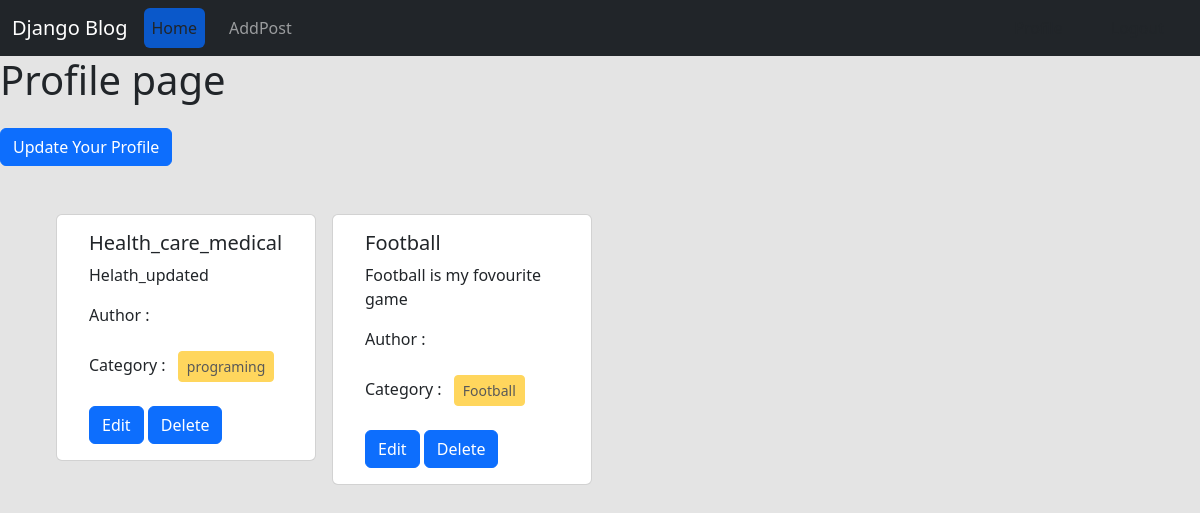
The page /author/profile/ (signed in) on the database its author committed.
### posts/models.py (models this page shows, shortened)
class Post(models.Model):
    title = models.CharField(max_length=50)
    content = models.TextField()
    category = models.ManyToManyField(Category)
    author = models.ForeignKey(User, on_delete=models.CASCADE) #one to many relationship

### catagories/models.py (models this page shows, shortened)
class Category(models.Model):
    name = models.CharField(max_length=100)
    slug = models.SlugField(max_length=100, unique=True, null=True, blank=True)

### author/views.py (the view)
# urls.py: path('profile/', views.profile, name = 'profile'),
@login_required
def profile(request):
    data = Post.objects.filter(author = request.user)
    return render(request, 'profile.html', {'data' : data})

### author/templates/profile.html
{% extends 'base.html' %} {% load crispy_forms_tags %} {% block content %}
<h1>Profile page</h1>
<div>
  <a class="btn btn-primary mt-3" href="{% url 'edit_profile'%}">
    Update Your Profile
  </a>
</div>
<div class="d-flex flex-wrap justipy-content-center px-5 py-5">
  {% for post in data %}
  <div class="col-sm-3">
    <div class="card mx-2">
      <div class="card-body ms-3">
        <h5 class="card-title">{{post.title}}</h5>
        <p class="card-text">{{post.content}}</p>
        <p class="card-text">
          Author : {{post.author.first_name}} {{post.author.last_name}}
        </p>
        <p class="card-text">
          Category : {% for cat in post.category.all%}
          <button class="btn btn-warning btn-sm m-2" disabled>
            {{cat.name}}
          </button>
          {% endfor %}
        </p>
        <a href="{% url 'edit_post' post.id %}" class="btn btn-primary">Edit</a>
        <a href="{% url 'delete_post' post.id %}" class="btn btn-primary"
          >Delete</a
        >
      </div>
    </div>
  </div>
  {% endfor %}
</div>
{% endblock %}

### templates/base.html (shortened to what this page needs)
<html lang="en">
  <head>
    <link
      href="https://cdn.jsdelivr.net/npm/bootstrap@5.3.3/dist/css/bootstrap.min.css"
      rel="stylesheet"
    />
  </head>
  <body style="background-color: #e4e4e4">
    <nav class="navbar navbar-expand-lg navbar-dark bg-dark">
      <div class="container-fluid">
        <a class="navbar-brand" href="#">Django Blog</a>
        <div class="collapse navbar-collapse" id="navbarSupportedContent">
          <ul class="navbar-nav me-auto mb-2 mb-lg-0">
            <li class="nav-item">
              <a
                class="nav-link active btn btn-primary text-dark"
                aria-current="page"
                href="{% url 'home_page' %}"
                >Home
              </a>
            </li>
            {% if request.user.is_authenticated %}
            <li class="nav-item mx-3">
              <a class="nav-link" href="{% url 'add_posts' %}">AddPost</a>
            </li>
            {% endif %}
          </ul>
          <div class="d-flex" role="search">
            <ul class="navbar-nav me-auto mb-2 mb-lg-0">
              {% if request.user.is_authenticated %}
              <li class="nav-item mx-3">
                <a
                  class="nav-link btn btn-warning text-dark"
                  href="{% url 'profile' %}"
                  >Profile</a
                >
              </li>
              <li class="nav-item mx-3">
                <a
                  class="nav-link btn btn-danger text-dark"
                  href="{% url 'logout' %}"
                  >Logout</a
                >
              </li>
              {% endif %}
            </ul>
          </div>
        </div>
      </div>
    </nav>
    {% block content %} {% endblock %}
  </body>
</html>

### rows shown on the page
Post: title "Health_care_medical", content "Helath_updated"
Category: name "programing"
Post: title "Football", content "Football is my fovourite game"
Category: name "Football"
